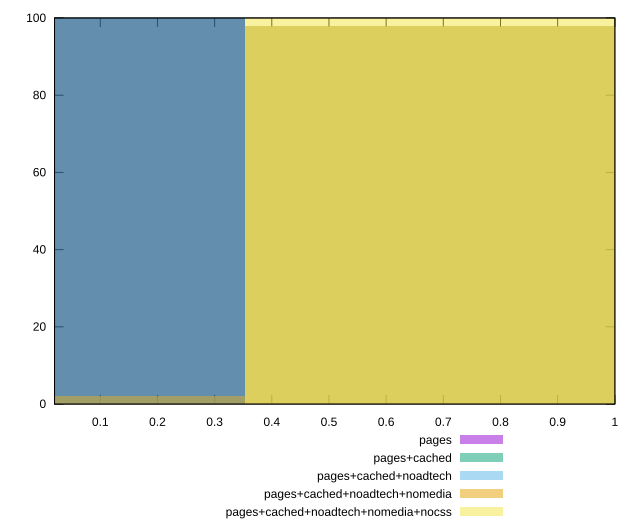

Source code (gnuplot):
reset

$pages <<EOF
0 100
EOF

$pagesCached <<EOF
0 100
EOF

$pagesCachedNoadtech <<EOF
0.7057687082458964 98
0 2
EOF

$pagesCachedNoadtechNomedia <<EOF
0.7057687082458964 98
0 2
EOF

$pagesCachedNoadtechNomediaNocss <<EOF
0.7057687082458964 100
EOF

set key outside below
set boxwidth 0.7057687082458964
set xrange [0.02:1]
set yrange [0:100]
set trange [0:100]
set style fill transparent solid 0.5 noborder
set terminal svg size 640, 530 enhanced background rgb 'white'
set output "report_00009_2021-02-08T22-37-41.559Z/max-potential-fid/comparison/histogram/all_score.svg"

plot $pages title "pages" with boxes, \
     $pagesCached title "pages+cached" with boxes, \
     $pagesCachedNoadtech title "pages+cached+noadtech" with boxes, \
     $pagesCachedNoadtechNomedia title "pages+cached+noadtech+nomedia" with boxes, \
     $pagesCachedNoadtechNomediaNocss title "pages+cached+noadtech+nomedia+nocss" with boxes

reset
